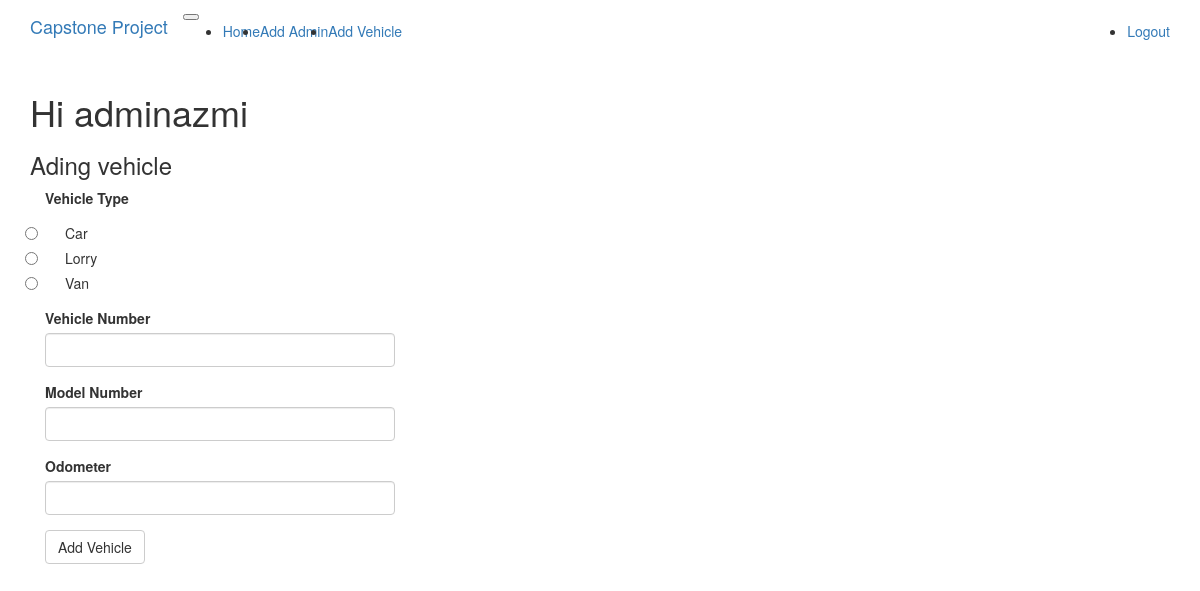
Page /addvehicle (signed in) on the earlier database version.
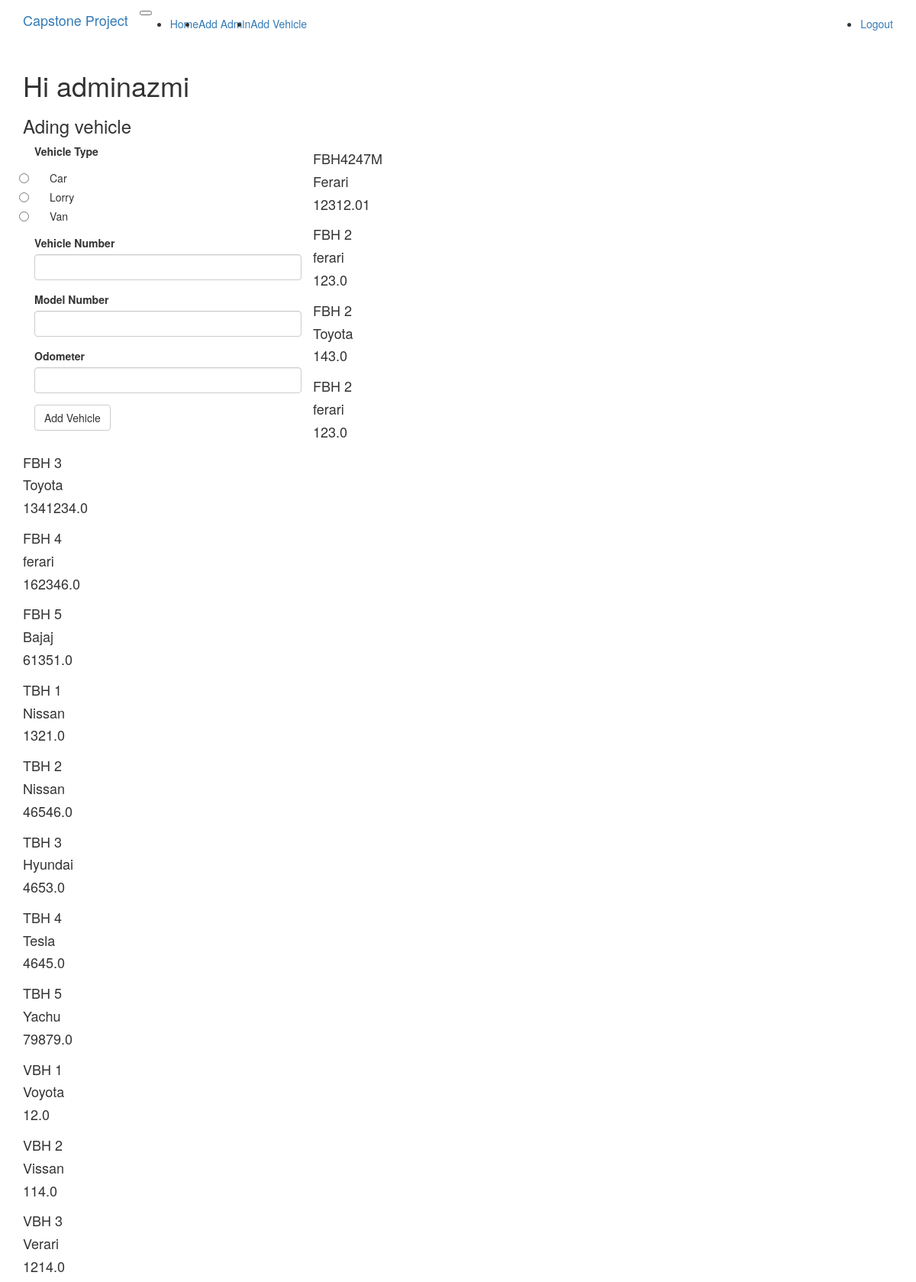
Same page on the later database version.
### app/models.py (models this page shows, shortened)
class User(UserMixin, db.Model):
	__tablename__ = 'user'
	id = db.Column(db.Integer, primary_key=True)
	username = db.Column(db.String(64), index=True, unique=True)
	password_hash = db.Column(db.String(128))
	type = db.Column(db.String)

class Customer(User):
	balance = db.Column(db.Float(64))

class Vehicle(db.Model):
	__tablename__ = 'vehicle'
	id = db.Column(db.Integer, primary_key=True)
	vehicle_num = db.Column(db.String(64))
	model_number = db.Column(db.String(64))
	purchase_date = db.Column(db.String(64))
	odometer = db.Column(db.Float(64))
	vehicle_type = db.Column(db.String(64))
	unit_price = db.Column(db.Float(64))

class Van(Vehicle):
	def __init__(self):
		self.unit_price = 100.0
		self.vehicle_type = 'van'

### app/routes.py (the view, shortened to what this page needs)
@application.route('/addvehicle', methods=["GET","POST"])
@login_required
def addvehicle():
	user = AdminUser.query.filter_by(username = current_user.username).first()
	if user.type != 'admin':
		return redirect('/')
	vehicles = Vehicle.query.all()
	form = AddVehicleForm()
	return render_template('add_vehicle.html', title='Add Vehicle',form=form, type=user.type, vehicles=vehicles)

### app/forms.py
class AddVehicleForm(FlaskForm):
	vehicleType = RadioField('Vehicle Type', choices = [('Car', 'Car'),('Lorry','Lorry'),('Van','Van')], validators=[DataRequired()])
	vehicleNum = StringField('Vehicle Number', validators=[DataRequired()])
	modelNumber = StringField('Model Number', validators=[DataRequired()])
	odometer = DecimalField('Odometer', validators= [DataRequired()] )
	submit = SubmitField('Add Vehicle')

### app/models.py (called while the page is built)
@login.user_loader
def load_user(id):
	return User.query.get(int(id))

### app/templates/add_vehicle.html (shortened to what this page needs)
{% extends "base.html" %}
{% import "bootstrap/wtf.html" as wtf %}
{% block app_content %}
    <h1>Hi {{current_user.username}}</h1>
    <h3> Ading vehicle</h3>
    <div>
        <div class="col-md-4">
            {{ wtf.quick_form(form) }}
        </div>
    </div>
    {% for vehicle in vehicles %}
        <div >
            <h4>{{vehicle.vehicle_num}}</h4>
            <h4>{{vehicle.model_number}}</h4>
            <h4>{{vehicle.odometer}}</h4>
        </div>
    {% endfor %}
{% endblock %}

### app/templates/base.html (shortened to what this page needs)
{% extends "bootstrap/base.html" %}
{% block navbar %}
  <nav class="navbar  navbar-expand-lg navbar-light bg-light">
    <div class="container">
        <a class="navbar-brand" href="{{ url_for('index') }}">Capstone Project</a>
        <button type="button" class="navbar-toggler" data-toggle="collapse" data-target="#bs-example-navbar-collapse-1">
        </button>
      <div class="collapse navbar-collapse" id="bs-example-navbar-collapse-1">
        <ul class="navbar-nav mr-auto">
          <li class="nav-item"><a class="nav-link" href="{{ url_for('index') }}">Home</a></li>
          {% if type=='admin' %}
          <li class="nav-item"><a class="nav-link" href="{{ url_for('addadmin') }}">Add Admin</a></li>
          <li class="nav-item"><a class="nav-link" href="{{ url_for('addvehicle') }}">Add Vehicle</a></li>
          {% elif type=='customer' %}
          <li class="nav-item"><a class="nav-link" href="{{ url_for('balance') }}">Balance</a></li>
          {% endif %}
        </ul>
        <ul class="navbar-nav navbar-right">
          {% if current_user.is_anonymous %}
          <li class="nav-item"><a class="nav-link" href="{{ url_for('login') }}">Login</a></li>
          {% else %}
          <li class="nav-item"><a class="nav-link" href="{{ url_for('logout') }}">Logout</a></li>
          {% endif %}
        </ul>
      </div>
    </div>
  </nav>
{% endblock %}
{% block content %}
  <div class="container">
    {% block app_content %}{% endblock %}
  </div>
{% endblock %}

Differences in the rows shown:
added Van: vehicle_num "FBH4247M", model_number "Ferari", odometer "12312.01"
added Van: vehicle_num "FBH 2", model_number "ferari", odometer "123.0"
added Van: vehicle_num "FBH 2", model_number "Toyota", odometer "143.0"
added Van: vehicle_num "FBH 2", model_number "ferari", odometer "123.0"
added Van: vehicle_num "FBH 3", model_number "Toyota", odometer "1341234.0"
added Van: vehicle_num "FBH 4", model_number "ferari", odometer "162346.0"
added Van: vehicle_num "FBH 5", model_number "Bajaj", odometer "61351.0"
added Van: vehicle_num "TBH 1", model_number "Nissan", odometer "1321.0"
added Van: vehicle_num "TBH 2", model_number "Nissan", odometer "46546.0"
added Van: vehicle_num "TBH 3", model_number "Hyundai", odometer "4653.0"
added Van: vehicle_num "TBH 4", model_number "Tesla", odometer "4645.0"
added Van: vehicle_num "TBH 5", model_number "Yachu", odometer "79879.0"
added Van: vehicle_num "VBH 1", model_number "Voyota", odometer "12.0"
added Van: vehicle_num "VBH 2", model_number "Vissan", odometer "114.0"
added Van: vehicle_num "VBH 3", model_number "Verari", odometer "1214.0"
